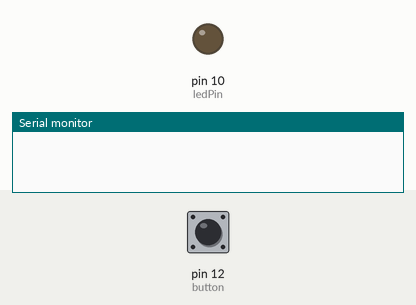
Simulated run of this sketch. Board: Arduino Uno, built with avr-gcc and run on an emulated ATmega328P. Parts: output pins drawn as LEDs (lit = HIGH), the last lines printed to the serial monitor. The inputs (shaded band) are chosen by the test bench; at power-on: pin 12 (button) HIGH.

Above: at 1.2 s.
1.3 s: pin 12 (button) pulled LOW for 1 s
At 1.45 s:
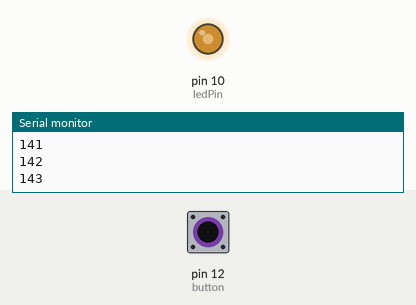
At 2.7 s:
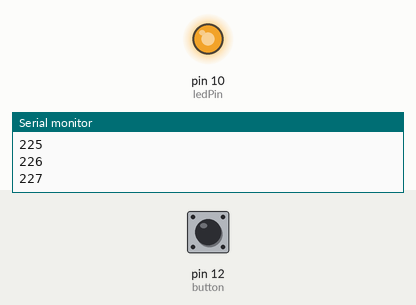
3.8 s: pin 12 (button) pulled LOW for 3.2 s
8.5 s: pin 12 (button) pulled LOW for 0.15 s
At 9.1 s:
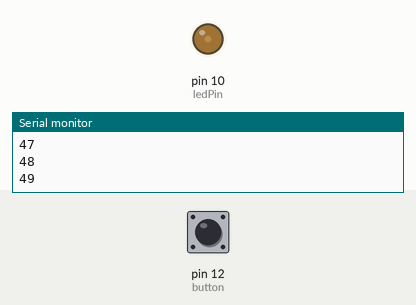
Timing chart, 0 to 11.5 s (numbered marks = the images above; inputs shaded):
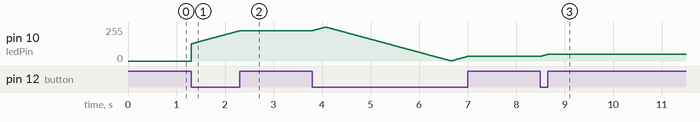

The sketch:

analog_test.ino
```cpp
boolean pushButton;
int ledPin = 10;
int button = 12;
int brightness = 128;
bool left = false;  //left == true => to left；left == false => to right

void setup() {
  // put your setup code here, to run once:
  pinMode(ledPin, OUTPUT);
  pinMode(button, INPUT);
  Serial.begin(9600);
}

void loop() {
  // put your main code here, to run repeatedly:
  pushButton = digitalRead(button);
  if(pushButton == LOW){
    if(!left){
      brightness++;
      if(brightness == 255){
        left = true;
        brightness--;
      }
    }else{
      brightness--;
      if(brightness == 0){
        left = false;
        brightness++;
      }
    }
    analogWrite(ledPin, brightness);
    Serial.println(brightness);
    delay(10);
  }
}
```

Measured:
- after the input at 1.3 s, pin 10 (ledPin): moves from 0/255 to 227/255 over 1.0 s, starting at once
- after the input at 8.5 s, pin 10 (ledPin): moves from 34/255 to 49/255 over 0.14 s, starting at once
